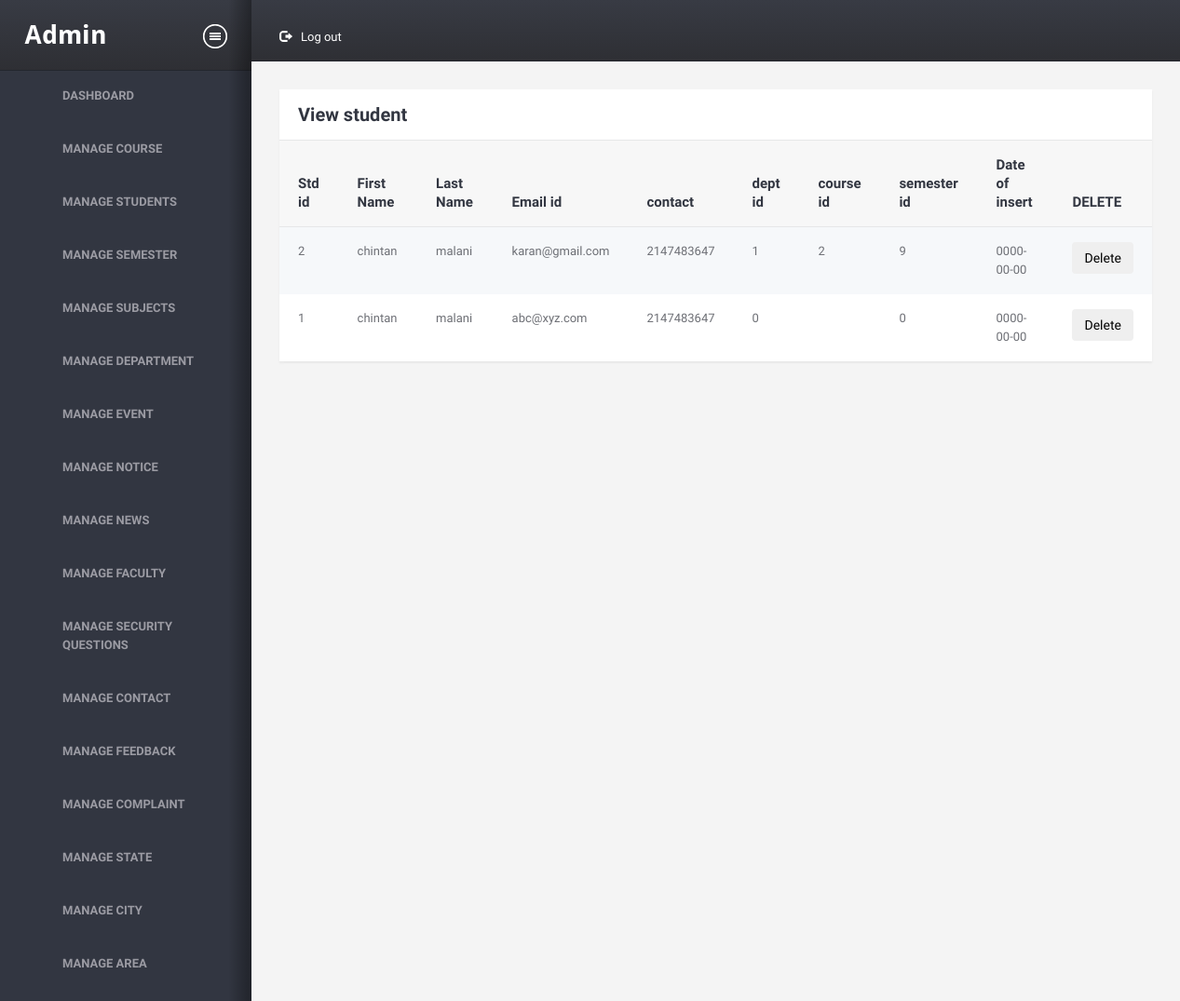
The page /admin/viewstudenttable.php (signed in) on the database its author committed.
### tables this page shows
CREATE TABLE `student` (
  `stu_id` int(11) NOT NULL,
  `first_name` varchar(20) NOT NULL,
  `last_name` varchar(20) NOT NULL,
  `email` varchar(50) NOT NULL,
  `contact` varchar(15) NOT NULL,
  `department_id` int(11) NOT NULL,
  `course_id` varchar(11) NOT NULL,
  `semester_id` int(11) NOT NULL,
  `sec_que_ans` int(11) NOT NULL,
  `answer` varchar(50) NOT NULL,
  `password` varchar(15) NOT NULL,
  `isactive` int(3) NOT NULL,
  `usertype` int(2) NOT NULL,
  `enrollment_id` int(15) NOT NULL,
  `state_id` varchar(25) NOT NULL,
  `city_id` varchar(25) NOT NULL,
  `area_id` varchar(25) NOT NULL,
  `doi` date NOT NULL
);

### admin/viewstudenttable.php (the view, shortened to what this page needs)
<?php
require '../common/dbconnect.php';
?>
<!DOCTYPE HTML>
<html>
<head>
<link href="assets/css/A.style.css%2bbootstrap.css%2cMcc.0ONHoLZfWm.css.pagespeed.cf.2IS1LTyY4Z.css" rel="stylesheet" media="screen"/>
</head>
<body>
<div class="wrapper">
    <div class="structure-row">
        <?php require 'sidebar.php';?>
        <div class="right-sec">
            <header>
                <nav class="topnav">
                    <ul id="nav1">
                        <li class="settings">
                            <a href="logout.php"><i class="glyphicon glyphicon-log-out"></i>Log out</a>
                        </li>
                    </ul>
                </nav>
                <div class="clearfix"></div>
            </header>
            <div class="content-section">
                <div class="container-liquid">
                    <div class="row">
                        <div class="col-xs-12">
                            <div class="sec-box">
                                <a class="closethis">Close</a>
                                <header>
                                    <h2 class="heading">View student</h2>
                                </header>
                                <div class="contents">
                                    <a class="togglethis">Toggle</a>
                                    <section>
                                        <table class="table">
                                            <thead>
                                              <tr>
                                                      <th>Std id </th>
                                                    <th>First Name</th>
                                                    <th>Last Name</th>
                                                    <th>Email id</th>
                                                    <th>contact</th>
                                                    <th>dept id</th>
                                                    <th>course id</th>
                                                    <th>semester id</th>
                                                    <th>Date of insert</th>
                                                    <th>DELETE</th>
                                                </tr>
                                            </thead>
                                            <tbody>
                                                <tr>
                                                      <?php
                                                $qry="SELECT * FROM student where isactive=1 order by stu_id desc";
                                                $rs=mysqli_query($conn,$qry);
                                                while($row=mysqli_fetch_assoc($rs))
                                                {
                                                ?>
                                                <tr>
                                                    <td><?php echo $row['stu_id'];?></td>
                                                    <td><?php echo $row['first_name'];?></td>
                                                    <td><?php echo $row['last_name'];?></td>
                                                    <td><?php echo $row['email'];?></td>
                                                    <td><?php echo $row['contact'];?></td>
                                                    <td><?php echo $row['department_id'];?></td>
                                                    <td><?php echo $row['course_id'];?></td>
                                                    <td><?php echo $row['semester_id'];?></td>
                                                    <td><?php echo $row['doi'];?></td>
                                                    <td><a href="deleteuser.php?sid=<?php echo $row['stu_id'];?>"><button class="btn">Delete</button></a></td>
                                                </tr>
                                               <?php
                                                }
                                               ?>
                                                </tr>
                                            </tbody>
                                        </table>
                                    </section>
                                </div>
                            </div>
                        </div>
                    </div>
                </div>
            </div>
        </div>
    </div>
</div>
</body>
</html>

### rows shown on the page
student: stu_id "2", first_name "chintan", last_name "malani", email "karan@gmail.com", contact "2147483647", department "1", course "2", semester "9", doi "0000-00-00"
student: stu_id "1", first_name "chintan", last_name "malani", email "abc@xyz.com", contact "2147483647", department "0", semester "0", doi "0000-00-00"
